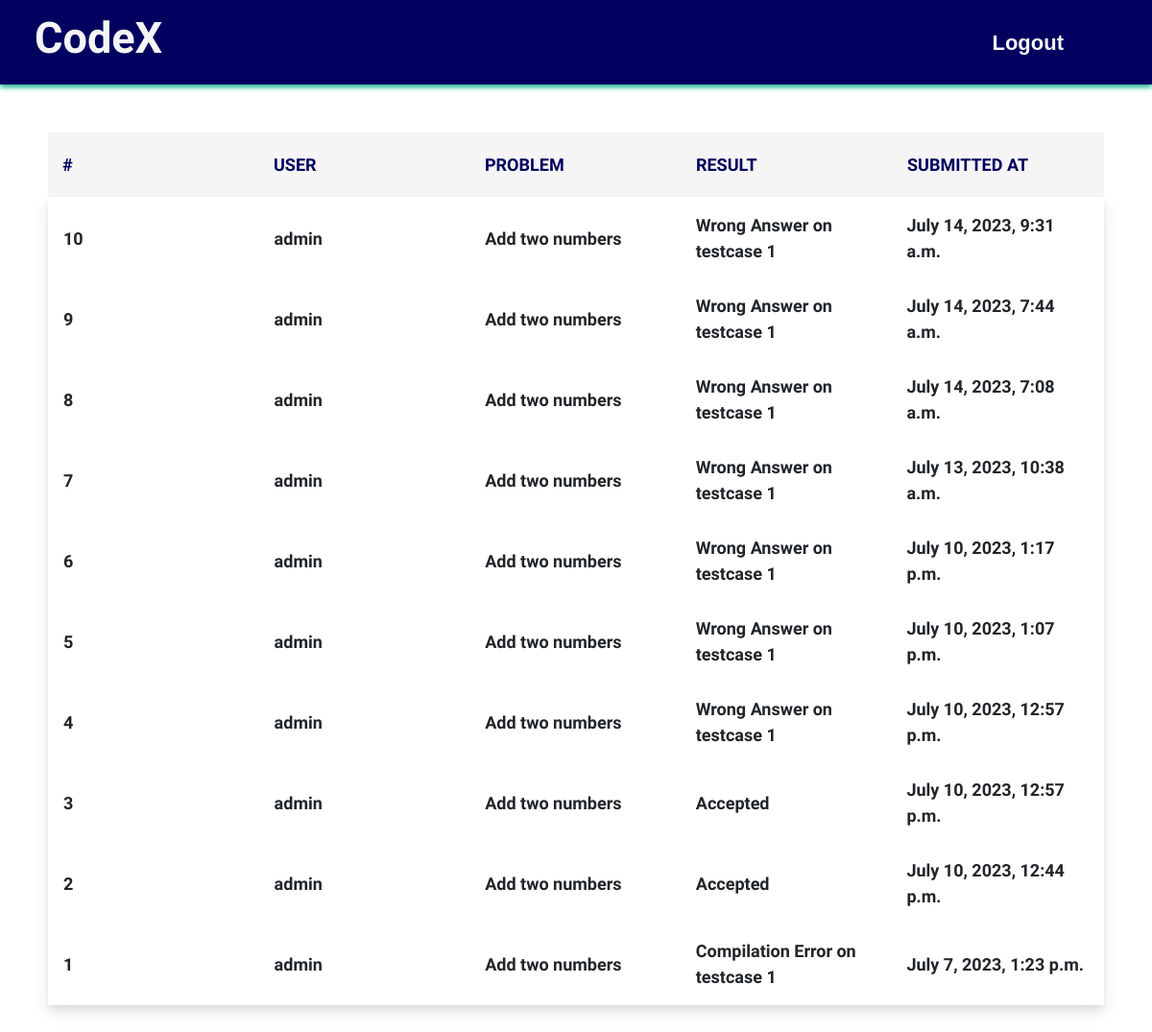
Page /judge/problem/1/submissions/ (signed in) on the earlier database version.
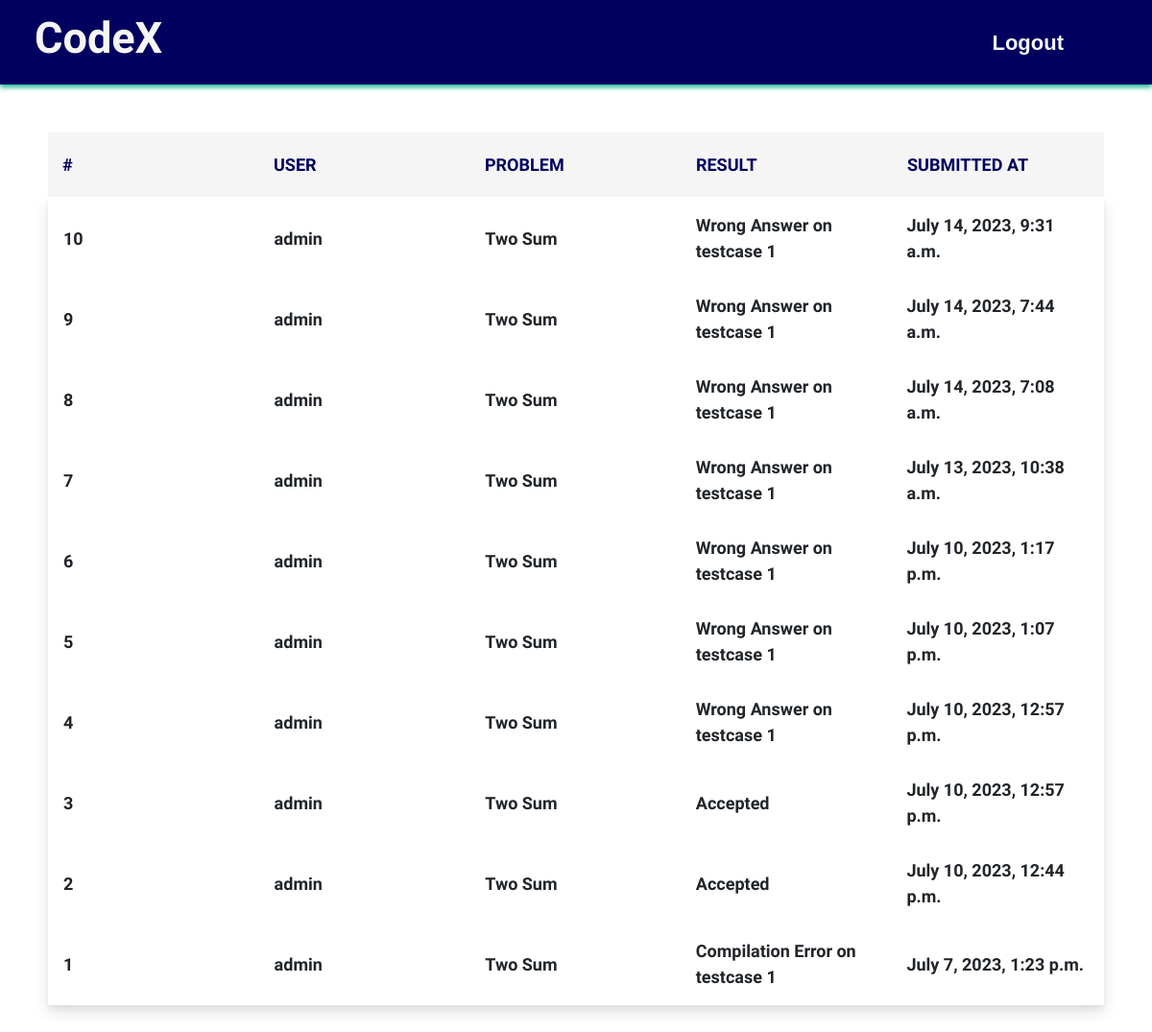
Same page on the later database version.
### judge/models.py (models this page shows, shortened)
class Solution(models.Model):
    solution_id=models.AutoField(primary_key=True)
    user=models.ForeignKey(User,on_delete=models.CASCADE,default=None)
    problem=models.ForeignKey(Problem,on_delete=models.CASCADE)
    verdict=models.CharField(max_length=50)
    submitted_at=models.DateTimeField()
    submitted_code=models.CharField(max_length=255)

class Problem(models.Model):
    name=models.CharField(max_length=255)
    problem_statement=RichTextField()
    code=models.CharField(max_length=255)
    users=models.ManyToManyField(User)
    input_statement=RichTextField()
    output_statement=RichTextField()
    editorial=RichTextField(default="Coming Soon")

### judge/views.py (the view)
# urls.py: path('problem/<int:problem_id>/submissions/', views.submissions,name='submissions'),
@login_required
def submissions(request,problem_id):
    cached_submissions=defaultdict(list)
    cached_problems_submissions={}
    if cache.get('cached_problems_submissions'):
        cached_problems_submissions=cache.get('cached_problems_submissions')
        if problem_id in cached_problems_submissions:
            problem=cached_problems_submissions[problem_id]
            print("from the submissions cache")
        else:
            problem=Problem.objects.get(pk=problem_id)
            cached_problems_submissions[problem_id]=problem
            cache.set('cached_problems_submissions',cached_problems_submissions)
    else:
        problem=Problem.objects.get(pk=problem_id)
        cached_problems_submissions[problem_id]=problem
        cache.set('cached_problems_submissions',cached_problems_submissions)
    if cache.get('cached_submissions'):
        cached_submissions=cache.get('cached_submissions')
        if len(cached_submissions[(request.user,problem_id)])==0:
            payload=[]
            solutions=Solution.objects.filter(user=request.user,problem=problem).order_by('-solution_id')
            for solution in solutions:
                payload.append(solution)
            cached_submissions[(request.user,problem_id)]=payload
            cache.set('cached_submissions',cached_submissions)
        else:
            payload=cached_submissions[(request.user,problem_id)]
            print('submissions taken from the cache')
    else:
        payload=[]
        solutions=Solution.objects.filter(user=request.user,problem=problem).order_by('-solution_id')
        for solution in solutions:
            payload.append(solution)
        cached_submissions[(request.user,problem_id)]=payload
        cache.set('cached_submissions',cached_submissions)
    return render(request,'submissions.html',{'solutions':payload})

### templates/submissions.html (shortened to what this page needs)
{% load static %}
<!doctype html>
<html lang="en">
  <head>
    <link rel="stylesheet" href="{% static 'submissions.css' %}">
    <link rel="stylesheet" href="https://cdn.jsdelivr.net/npm/bootstrap@4.0.0/dist/css/bootstrap.min.css">
    <link href="https://cdnjs.cloudflare.com/ajax/libs/font-awesome/6.0.0-beta3/css/all.min.css" rel="stylesheet">
    <link rel="stylesheet" href="https://stackpath.bootstrapcdn.com/bootstrap/4.5.2/css/bootstrap.min.css" />
  </head>
  <body>
    <nav class="nav-card navbar navbar-expand-lg navbar-light bg-light">
      <a class="navbar-brand" href="/judge">
        <h1 class="heading-logo">CodeX</h1>
      </a>
      <div class="collapse navbar-collapse " id="navbarNav">
        <ul class="navbar-nav ml-auto mr-3">
          <li class="nav-item mr-5 navbar-items">
            <a class="navs-item-style nav-link" id="navItem3" href="/logout">Logout</a>
          </li>
        </ul>
      </div>
    </nav>
    <section>
      <div class="tbl-header">
        <table cellpadding="0" cellspacing="0" border="0">
          <thead>
            <tr>
              <th>#</th>
              <th>User</th>
              <th>Problem</th>
              <th>Result</th>
              <th>Submitted At</th>
            </tr>
          </thead>
        </table>
      </div>
      <div class="tbl-content">
        <table class="cellpadding="0" cellspacing="0" border="0">
          <tbody>
        {% for sol in solutions %}
        {% if iscontest %}
        <tr>
          <td>{{sol.solution_id}}</td>
          <td>{{sol.user.username}}</td>
          <td>{{sol.question.name}}</td>
          <td>{{sol.verdict}}</td>
          <td>{{sol.submitted_at}}</td>
        </tr>
        {% else %}
        <tr>
            <td>{{sol.solution_id}}</td>
            <td>{{sol.user.username}}</td>
            <td>{{sol.problem.name}}</td>
            <td>{{sol.verdict}}</td>
            <td>{{sol.submitted_at}}</td>
        </tr>
        {% endif %}
    {% endfor %}
          </tbody>
        </table>
      </div>
    </section>
  </body>
</html>

### static/submissions.css (style rules this page uses)
.navbar-items { box-shadow: inset 0 0 0 0 #48CBFA; color: #48CBFA; margin: 0 -.25rem; padding: 0 .25rem; transition: color .3s ease-in-out, box-shadow .3s ease-in-out; }
.heading-logo { color: whitesmoke; font-family: "Dancing Script", cursive; font-optical-sizing: auto; font-weight: 700; font-style: normal; font-size:45px; margin-left:20px; }
.nav-card { background-image: linear-gradient(to right, #01005e,#01005e); box-shadow: 0 3px 5px #17b794; }
#navItem3 { color: whitesmoke; font-family: 'Proxima Nova', sans-serif; font-size:22px; font-weight: 700; }
table { width:100%; table-layout: fixed; }
.tbl-content { overflow-x:auto; margin-top: 0px; border: 1px solid rgba(255,255,255,0.3); box-shadow: 0 8px 15px rgba(0, 0, 0, 0.1), 0 4px 6px rgba(0, 0, 0, 0.05); }
th { padding: 20px 15px; text-align: left; font-size: 18px; color: #01005e; text-transform: uppercase; background-color: whitesmoke; font-weight: bold; font-family: Khula; }
td { margin-top:20px; padding: 15px; text-align: left; vertical-align:middle; font-weight: 300; font-family: Khula; font-size: 18px; font-weight:600; }
tr { transition: transform 0.4s ease; }
body { background: whitesmoke; font-family: Khula; }
section { margin: 50px; }

Differences in the rows shown:
changed through a linked row, Solution "July 14, 2023, 9:31 a.m.": problem.name "Add two numbers" → "Two Sum"
changed through a linked row, Solution "July 14, 2023, 7:44 a.m.": problem.name "Add two numbers" → "Two Sum"
changed through a linked row, Solution "July 14, 2023, 7:08 a.m.": problem.name "Add two numbers" → "Two Sum"
changed through a linked row, Solution "July 13, 2023, 10:38 a.m.": problem.name "Add two numbers" → "Two Sum"
changed through a linked row, Solution "July 10, 2023, 1:17 p.m.": problem.name "Add two numbers" → "Two Sum"
changed through a linked row, Solution "July 10, 2023, 1:07 p.m.": problem.name "Add two numbers" → "Two Sum"
changed through a linked row, Solution id 4: problem.name "Add two numbers" → "Two Sum"
changed through a linked row, Solution id 3: problem.name "Add two numbers" → "Two Sum"
changed through a linked row, Solution "July 10, 2023, 12:44 p.m.": problem.name "Add two numbers" → "Two Sum"
changed through a linked row, Solution "Compilation Error on testcase 1": problem.name "Add two numbers" → "Two Sum"
